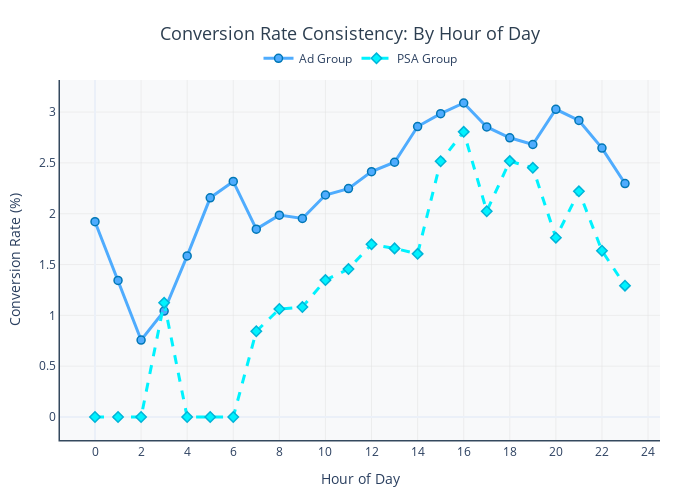

The code cell stored with this chart in its notebook:
### Code cell
# Calculate conversion rates by hour for both groups
hour_conv = marketing_data.groupby(['test group', 'most ads hour'])['converted'].mean() * 100
hour_conv_pivot = hour_conv.unstack(level=0)

# Plot 2: Conversion Rate by Hour of Day
fig2 = go.Figure()
fig2.add_trace(go.Scatter(
    x=hour_conv_pivot.index, y=hour_conv_pivot['ad'], mode='lines+markers',
    name='Ad Group', line=dict(color='#4facfe', width=3),
    marker=dict(size=8, symbol='circle', line=dict(color='#0077b6', width=1.5)),
    hovertemplate='<b>Hour %{x}</b><br>Ad Group: %{y:.2f}%<extra></extra>'
))
fig2.add_trace(go.Scatter(
    x=hour_conv_pivot.index, y=hour_conv_pivot['psa'], mode='lines+markers',
    name='PSA Group', line=dict(color='#00f2fe', width=3, dash='dash'),
    marker=dict(size=8, symbol='diamond', line=dict(color='#00b4d8', width=1.5)),
    hovertemplate='<b>Hour %{x}</b><br>PSA Group: %{y:.2f}%<extra></extra>'
))

fig2.update_layout(
    title={'text': 'Conversion Rate Consistency: By Hour of Day', 'x': 0.5, 'xanchor': 'center',
           'font': {'size': 18, 'color': '#2c3e50'}},
    xaxis_title='Hour of Day', yaxis_title='Conversion Rate (%)',
    width=700, height=500, plot_bgcolor='#f8f9fa', paper_bgcolor='white',
    xaxis=dict(showgrid=True, gridwidth=0.5, gridcolor='#e0e0e0',
               showline=True, linewidth=1.5, linecolor='#34495e', dtick=2),
    yaxis=dict(showgrid=True, gridwidth=0.5, gridcolor='#e0e0e0',
               showline=True, linewidth=1.5, linecolor='#34495e'),
    legend=dict(orientation='h', yanchor='bottom', y=1.02, xanchor='center', x=0.5),
    hoverlabel=dict(bgcolor="white", font_size=12),
    margin=dict(t=80, b=60, l=60, r=40)
)
fig2.show()

# Check consistency  
hours_ad_higher = (hour_conv_pivot['ad'] > hour_conv_pivot['psa']).sum()
print(f"\n[INSIGHT] Ad conversion rate is higher in {hours_ad_higher}/{len(hour_conv_pivot)} hours")
if hours_ad_higher >= len(hour_conv_pivot) * 0.9:
    print("  → Ads are CONSISTENTLY more effective throughout the day")
    
# Calculate average lift across temporal dimensions
avg_day_lift = ((day_conv_pivot['ad'] - day_conv_pivot['psa']) / day_conv_pivot['psa'] * 100).mean()
avg_hour_lift = ((hour_conv_pivot['ad'] - hour_conv_pivot['psa']) / hour_conv_pivot['psa'] * 100).mean()
print(f"\n[KEY FINDING]")
print(f"  Average lift across days: {avg_day_lift:.1f}%")
print(f"  Average lift across hours: {avg_hour_lift:.1f}%")
print(f"  → Ads show consistent superior performance across ALL temporal dimensions")

### Figure 1 — Plotly figure (JSON) as saved in the notebook; plotly's stock layout.template omitted (floating-point values rounded to 4 significant figures)
{"data": [{"hovertemplate": "<b>Hour %{x}</b><br>Ad Group: %{y:.2f}%<extra></extra>", "line": {"color": "#4facfe", "width": 3}, "marker": {"line": {"color": "#0077b6", "width": 1.5}, "size": 8, "symbol": "circle"}, "mode": "lines+markers", "name": "Ad Group", "type": "scatter", "x": [0, 1, 2, 3, 4, 5, 6, 7, 8, 9, 10, 11, 12, 13, 14, 15, 16, 17, 18, 19, 20, 21, 22, 23], "y": [1.921, 1.343, 0.757, 1.042, 1.585, 2.156, 2.317, 1.848, 1.986, 1.953, 2.184, 2.247, 2.414, 2.506, 2.858, 2.984, 3.089, 2.854, 2.747, 2.681, 3.027, 2.917, 2.646, 2.297]}, {"hovertemplate": "<b>Hour %{x}</b><br>PSA Group: %{y:.2f}%<extra></extra>", "line": {"color": "#00f2fe", "dash": "dash", "width": 3}, "marker": {"line": {"color": "#00b4d8", "width": 1.5}, "size": 8, "symbol": "diamond"}, "mode": "lines+markers", "name": "PSA Group", "type": "scatter", "x": [0, 1, 2, 3, 4, 5, 6, 7, 8, 9, 10, 11, 12, 13, 14, 15, 16, 17, 18, 19, 20, 21, 22, 23], "y": [0.0, 0.0, 0.0, 1.124, 0.0, 0.0, 0.0, 0.8439, 1.062, 1.082, 1.347, 1.456, 1.699, 1.659, 1.605, 2.516, 2.805, 2.025, 2.518, 2.451, 1.764, 2.22, 1.636, 1.292]}], "layout": {"height": 500, "hoverlabel": {"bgcolor": "white", "font": {"size": 12}}, "legend": {"orientation": "h", "x": 0.5, "xanchor": "center", "y": 1.02, "yanchor": "bottom"}, "margin": {"b": 60, "l": 60, "r": 40, "t": 80}, "paper_bgcolor": "white", "plot_bgcolor": "#f8f9fa", "title": {"font": {"color": "#2c3e50", "size": 18}, "text": "Conversion Rate Consistency: By Hour of Day", "x": 0.5, "xanchor": "center"}, "width": 700, "xaxis": {"dtick": 2, "gridcolor": "#e0e0e0", "gridwidth": 0.5, "linecolor": "#34495e", "linewidth": 1.5, "showgrid": true, "showline": true, "title": {"text": "Hour of Day"}}, "yaxis": {"gridcolor": "#e0e0e0", "gridwidth": 0.5, "linecolor": "#34495e", "linewidth": 1.5, "showgrid": true, "showline": true, "title": {"text": "Conversion Rate (%)"}}}}
